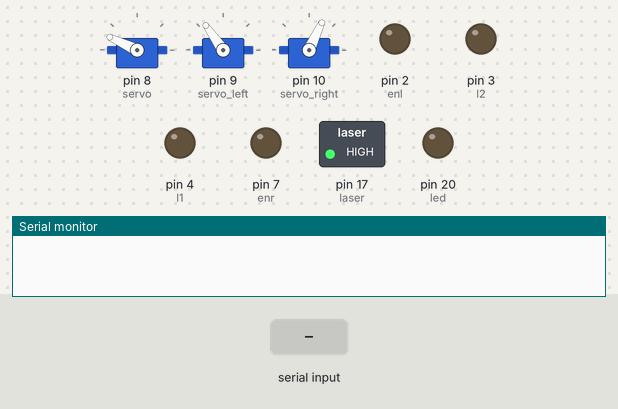
A sketch run on a simulated Arduino Mega 2560, built with avr-gcc and run on an emulated ATmega2560. Shown: 3 × servo, switched loads named in the sketch (green lamp = pin HIGH), output pins drawn as LEDs (lit = HIGH), the last lines printed to the serial monitor. The test bench sets the inputs (shaded band). Pins used as bus, display or sensor lines are not drawn.

Above: at 1.2 s.
1.3 s: "O\n" received over the second serial link
At 2.3 s:
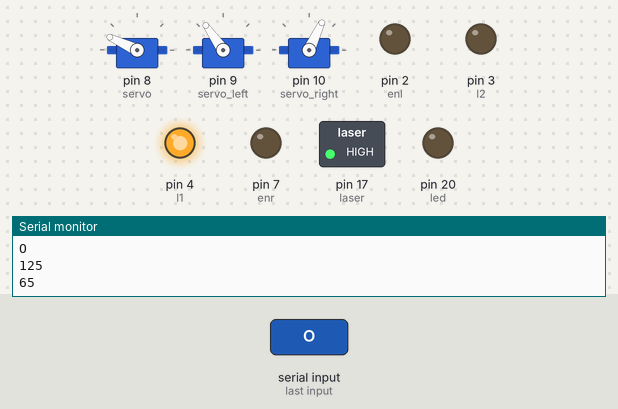
2.8 s: "F\n" received over the second serial link
At 3.7 s:
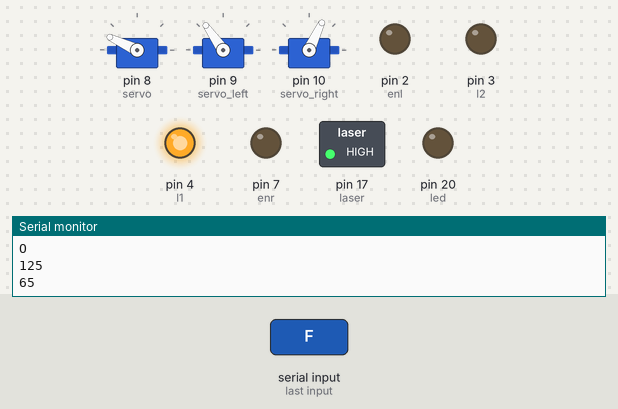
4.3 s: "B\n" received over the second serial link
At 4.8 s:
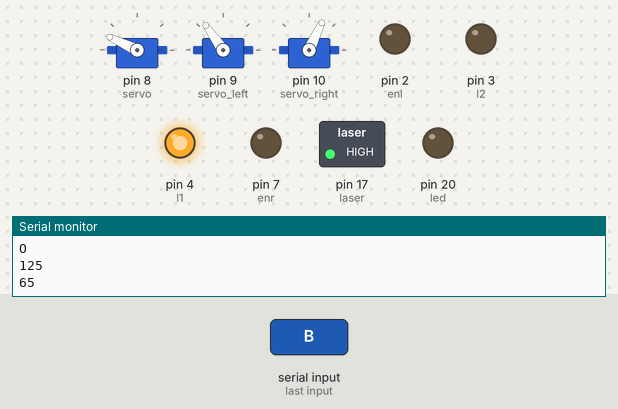
5.8 s: "C\n" received over the second serial link
At 7.0 s:
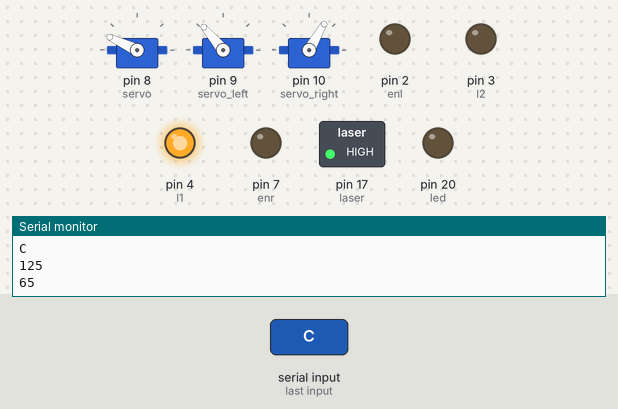
7.3 s: "C\n" received over the second serial link
At 8.1 s:
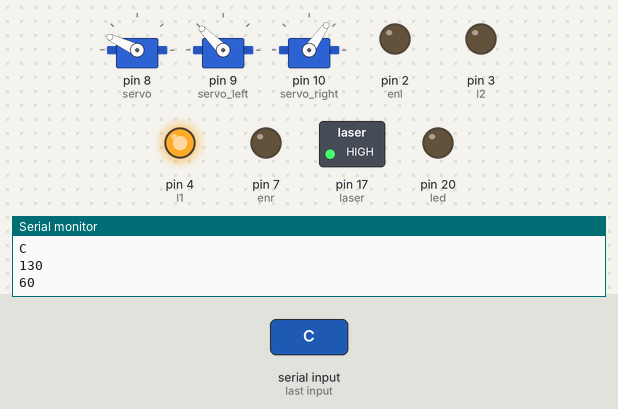
8.8 s: "L\n" received over the second serial link
At 9.4 s:
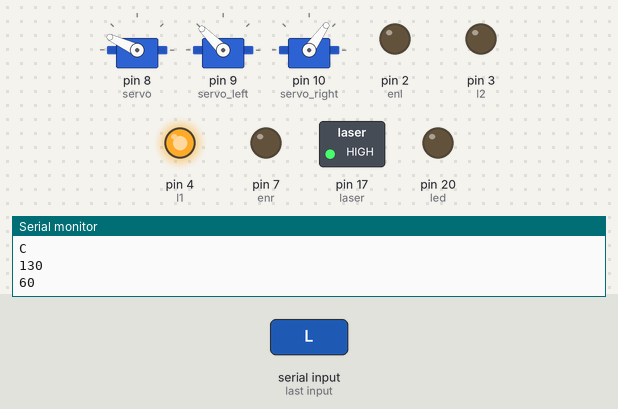
Timing chart, 0 to 11.3 s (numbered marks = the images above; inputs shaded):
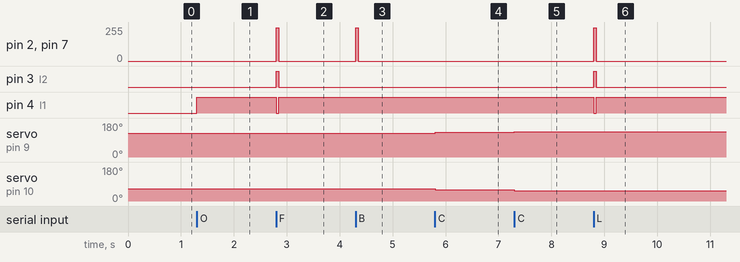

Measured:
- after the input at 1.3 s, pin 4 (l1): LOW → HIGH at once
- after the input at 2.8 s, pin 2 (enl), pin 7 (enr): 0/255 → 250/255 at once, → 0/255 0.05 s later; pin 3 (l2): LOW → HIGH at once, → LOW 0.05 s later; pin 4 (l1): HIGH → LOW at once, → HIGH 0.05 s later
- after the input at 4.3 s, pin 2 (enl), pin 7 (enr): 0/255 → 250/255 at once, → 0/255 0.05 s later
- after the input at 5.8 s, servo on pin 9 (servo_left): 125° → 130° at once; servo on pin 10 (servo_right): 65° → 60° at once
- after the input at 7.3 s, servo on pin 9 (servo_left): 130° → 135° at once; servo on pin 10 (servo_right): 60° → 55° at once
- after the input at 8.8 s, pin 2 (enl), pin 7 (enr): 0/255 → 250/255 at once, → 0/255 0.05 s later; pin 3 (l2): LOW → HIGH at once, → LOW 0.05 s later; pin 4 (l1): HIGH → LOW at once, → HIGH 0.05 s later

The sketch:

IRC_Manual_16.ino
```cpp
#include <Servo.h>
//#include <SoftwareSerial.h>

int l1=4,l2=3,enl=2,r1=6,r2=5,enr=7,led=20,laser=17,sw=0,fbdel=50,lrdel=50;
int i;
Servo servo,servo_left,servo_right;

//SoftwareSerial bt(18,19);


String line;
char input[2000];

int pos1,posl,posr;

void setup() {
  // put your setup code here, to run once:
  Serial.begin(9600);
  Serial1.begin(9600);
  pinMode(l1,OUTPUT);
  pinMode(l2,OUTPUT);
  pinMode(enl,OUTPUT);
  pinMode(r1,OUTPUT);
  pinMode(r2,OUTPUT);
  pinMode(enr,OUTPUT);
  pinMode(laser,OUTPUT);
  pinMode(led,OUTPUT);
  servo.attach(8);
  servo_left.attach(9);
  servo_right.attach(10);
  pos1=155;
  servo.write(pos1);
  posl=125;
  servo_left.write(posl);
  posr=65;
  servo_right.write(posr);
  digitalWrite(laser,1);
}

void loop() {
  // put your main code here, to run repeatedly:
  while(true)
  {
    line=read_line();
    if(line=="F")
    {
      move(250,250);
      delay(fbdel);
    }
    else if(line=="B")
    {
      move(-250,-250);
      delay(fbdel);
    }
    else if(line=="L")
    {
      move(250,-250);
      delay(lrdel);
    }
    else if(line=="R")
    {
      move(-250,250);
      delay(lrdel);
    }
    else if(line=="U")
    {
      if(pos1<155)
        pos1+=5;
      servo.write(pos1);

    }
    else if(line=="D")
    {
      if(pos1>5)
        pos1-=5;
       servo.write(pos1);

    }


    else if(line=="O")
    {
      Serial.println(line);
      Serial.println(posl);
      Serial.println(posr);
      if(posl>125 && posr<65)
      {
        posl-=5;
        posr+=5;
        servo_left.write(posl);
        servo_right.write(posr);
      }
    }

    else if(line=="C")
    {
      Serial.println(line);
      Serial.println(posl);
      Serial.println(posr);
      if(posl<180 && posr>0)
      {
        posl+=5;
        posr-=5;
        servo_left.write(posl);
        servo_right.write(posr);
      }
    }

    else if(line=="H")
    {
      if(sw==0)
      {
        fbdel=5;
        lrdel=20;
        digitalWrite(led,1);
        delay(50);
        sw=1;
      }
      else if(sw==1)
      {
        fbdel=50;
        lrdel=50;
        digitalWrite(led,0);
        delay(50);
        sw=0;
      }
    }

    move(0,0);

  }
}


String read_line() {  //block untill a line found, delimeter='\n'
  i=0;
  while(1) {
    while(Serial1.available()==0);
    char ch=Serial1.read();
    if(ch=='\n')
      break;
    else {
      input[i++]=ch;
    }
  }
  input[i]='\0';
  return String(input);
}
```

move.ino
```cpp
int move(int left,int right)
{
  if(left>0)
  {
    digitalWrite(l1,0);
    digitalWrite(l2,1);
  }
  else
  {
    digitalWrite(l1,1);
    digitalWrite(l2,0);
    left=-left;
  }

  if(right>0)
  {
    digitalWrite(r1,0);
    digitalWrite(r2,1);
  }
  else
  {
    digitalWrite(r1,1);
    digitalWrite(r2,0);
    right=-right;
  }

  analogWrite(enl,left);
  analogWrite(enr,right);
}
```
